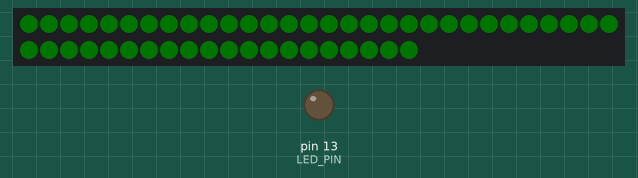
Simulated run of this sketch. Board: Arduino Uno, built with avr-gcc and run on an emulated ATmega328P. On the bench: 50 RGB LEDs in strip order, left to right, continuing on the next row, output pins drawn as LEDs (lit = HIGH). Dim RGB values are drawn brighter than linear.

Above: at 3.66 s.
At 16.76 s:
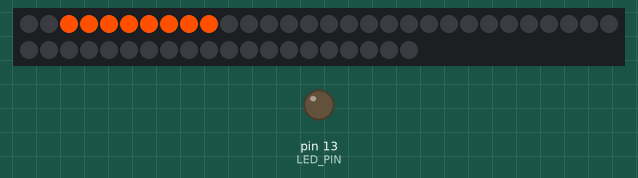
At 19.63 s:
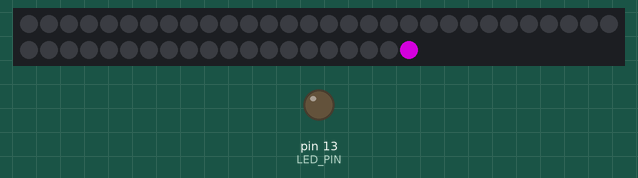
At 23.06 s:
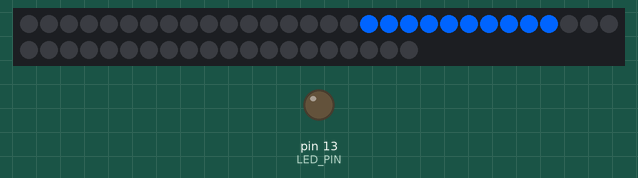
At 27.56 s:
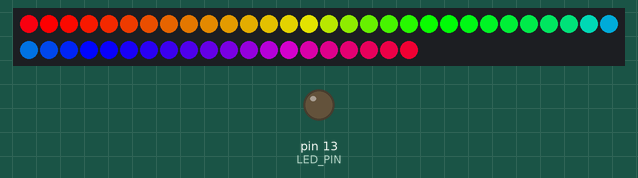
At 35.6 s:
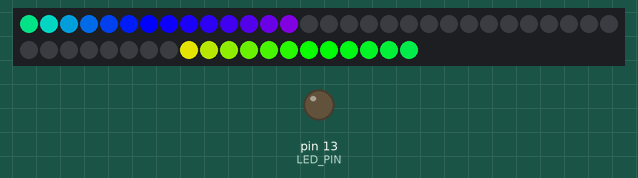

The sketch:

Animation.ino
```cpp
#include <FastLED.h>
#include "globals.h"
#include "debug_utils.h"
#include "colors.h"
#include "effect_utils.h"
#include "fill_effect.h"
#include "flash_effect.h"
#include "line_effect.h"
#include "repel_lines_effect.h"
#include "build_effect.h"

CRGBArray<LED_COUNT> leds;

void setup() {
  Serial.begin(9600);
  DEBUG_PRINTLN("Initialised Serial.");

  FastLED.addLeds<UCS1903B, DATA_PIN, BRG>(leds, LED_COUNT).setCorrection(TypicalSMD5050);
  DEBUG_PRINTLN("Initialised FastLED.");

  pinMode(LED_PIN, OUTPUT);
  digitalWrite(LED_PIN, LOW);
  DEBUG_PRINTLN("Initialisation complete.");
}

void loop() {
  fill_solid(leds, LED_COUNT, Color::Black);

  // Red and green flashes.
  RUN(flash(1000, 3000, Color::Red), NULL,                            flash(1000, 3000, Color::Red), NULL);
  RUN(NULL,                          flash(3500, 3000, Color::Green), NULL,                          flash(3500, 3000, Color::Green));
  RUN(flash(6000, 3000, Color::Red), NULL,                            flash(6000, 3000, Color::Red), NULL);
  RUN(NULL,                          flash(8500, 3000, Color::Green), NULL,                          flash(8500, 3000, Color::Green));

  // Fast line ups.
  RUN(lineUp(13000, 800, 4, Color::Blue),    lineUp(13500, 800, 4, Color::Blue),    lineUp(14000, 800, 4, Color::Blue),    lineUp(14500, 800, 4, Color::LightBlue));
  RUN(lineUp(14000, 800, 6, Color::Pink),    lineUp(14500, 800, 6, Color::Pink),    lineUp(15000, 800, 6, Color::Pink),    lineUp(15500, 800, 6, Color::Pink));
  RUN(lineUp(15000, 800, 8, Color::Gold),    lineUp(15500, 800, 8, Color::Gold),    lineUp(16000, 800, 8, Color::Gold),    lineUp(16500, 800, 8, Color::Gold));
  RUN(lineUp(16000, 800, 10, Color::Purple), lineUp(16500, 800, 10, Color::Purple), lineUp(17000, 800, 10, Color::Purple), lineUp(17500, 800, 10, Color::Purple));

  // Fast line downs.
  RUN(lineDown(18000, 800, 4, Color::Purple), lineDown(18500, 800, 4, Color::Purple), lineDown(19000, 800, 4, Color::Purple), lineDown(19500, 800, 4, Color::Purple));
  RUN(lineDown(19000, 800, 6, Color::Gold),   lineDown(19500, 800, 6, Color::Gold),   lineDown(20000, 800, 6, Color::Gold),   lineDown(20500, 800, 6, Color::Gold));
  RUN(lineDown(20000, 800, 8, Color::Pink),   lineDown(20500, 800, 8, Color::Pink),   lineDown(21000, 800, 8, Color::Pink),   lineDown(21500, 800, 8, Color::Pink));
  RUN(lineDown(21000, 800, 10, Color::Blue),  lineDown(21500, 800, 10, Color::Blue),  lineDown(22000, 800, 10, Color::Blue),  lineDown(22500, 800, 10, Color::LightBlue));

  // Rainbows.
  flash(25000, 5000, SpecialColor::Rainbow);
  attractLines(31000, 2000, 25, SpecialColor::Rainbow);
  repelLines(34000, 2000, 25, SpecialColor::Rainbow);

  // Consecutive colorful lines.
  RUN(lineUp(37000, 5000, 10, Color::Red),    lineUp(37000, 5000, 10, Color::Gold),   lineUp(37000, 5000, 10, Color::Purple), lineUp(37000, 5000, 10, Color::Pink));
  RUN(lineUp(37850, 5000, 10, Color::Green),  lineUp(37850, 5000, 10, Color::Red),    lineUp(37850, 5000, 10, Color::Gold),   lineUp(37850, 5000, 10, Color::Purple));
  RUN(lineUp(38700, 5000, 10, Color::Blue),   lineUp(38700, 5000, 10, Color::Green),  lineUp(38700, 5000, 10, Color::Red),    lineUp(38700, 5000, 10, Color::Gold));
  RUN(lineUp(39550, 5000, 10, Color::Pink),   lineUp(39550, 5000, 10, Color::Blue),   lineUp(39550, 5000, 10, Color::Green),  lineUp(39550, 5000, 10, Color::Red));
  RUN(lineUp(40400, 5000, 10, Color::Purple), lineUp(40400, 5000, 10, Color::Pink),   lineUp(40400, 5000, 10, Color::Blue),   lineUp(40400, 5000, 10, Color::Green));
  RUN(lineUp(41250, 5000, 50, Color::Gold),   lineUp(41250, 5000, 50, Color::Purple), lineUp(41250, 5000, 50, Color::Pink),   lineUp(41250, 5000, 50, Color::Blue));

  // Gradient lines.
  RUN(attractLines(47000, 3000, 50, SpecialColor::RedBlueGradient), repelLines(47000, 3000, 50, SpecialColor::BlueRedGradient),   attractLines(47000, 3000, 50, SpecialColor::RedBlueGradient), repelLines(47000, 3000, 50, SpecialColor::BlueRedGradient));
  RUN(repelLines(50000, 3000, 50, SpecialColor::BlueRedGradient),   attractLines(50000, 3000, 50, SpecialColor::RedBlueGradient), repelLines(50000, 3000, 50, SpecialColor::BlueRedGradient),   attractLines(50000, 3000, 50, SpecialColor::RedBlueGradient));

  flash(54000, 10000, SpecialColor::RedGoldSparkles);
  flash(63000, 10000, SpecialColor::BlueGreenSparkles);
  RUN(lineDown(72000, 10000, 50, SpecialColor::WhiteBlackSparkles), lineUp(72000, 10000, 50, SpecialColor::WhiteBlackSparkles), lineDown(72000, 10000, 50, SpecialColor::WhiteBlackSparkles), lineUp(72000, 10000, 50, SpecialColor::WhiteBlackSparkles));

  RUN(buildUp(83000, 5000, 5, Color::Red),   buildUp(83000, 5000, 5, Color::Green),   buildUp(83000, 5000, 5, Color::Blue),   buildUp(83000, 5000, 5, Color::Gold));
  RUN(fill(88000, 2000, Color::Red),         fill(88000, 2000, Color::Green),         fill(88000, 2000, Color::Blue),         fill(88000, 2000, Color::Gold));
  RUN(unbuildUp(90000, 5000, 5, Color::Red), unbuildUp(90000, 5000, 5, Color::Green), unbuildUp(90000, 5000, 5, Color::Blue), unbuildUp(90000, 5000, 5, Color::Gold));

  buildUp(96000, 10000, 10, SpecialColor::Rainbow);
  unbuildDown(106000, 10000, 10, SpecialColor::Rainbow);

  RUN(buildDown(117000, 10000, 10, SpecialColor::RedGoldSparkles),   buildUp(117000, 10000, 10, SpecialColor::BlueGreenSparkles),   buildDown(117000, 10000, 10, SpecialColor::WhiteBlackSparkles),   buildUp(117000, 10000, 10, SpecialColor::YellowPurpleSparkles));
  RUN(unbuildDown(127000, 10000, 10, SpecialColor::RedGoldSparkles), unbuildUp(127000, 10000, 10, SpecialColor::BlueGreenSparkles), unbuildDown(127000, 10000, 10, SpecialColor::WhiteBlackSparkles), unbuildUp(127000, 10000, 10, SpecialColor::YellowPurpleSparkles));

  FastLED.show();
  endAnimation(138000);
}

// Wait for PSU reset.
void endAnimation(uint32_t endMs) {
  while (getMillis() >= endMs) {
    digitalWrite(LED_PIN, HIGH);
    delay(1000);
  }
}
```

build_effect.cpp
```cpp
#include <FastLED.h>
#include "globals.h"
#include "debug_utils.h"
#include "colors.h"
#include "effect_utils.h"

void buildEffect(uint32_t startMs, uint32_t durationMs, uint8_t lineLength, CRGB color, bool up, bool reverse) {
  int progress = getProgress(startMs, startMs + durationMs);
  CHECK_PROGRESS(progress);

  if (reverse) {
    progress = 255 - progress;
  }

  int totalFragments = ceil(LED_COUNT / (float) lineLength),
      rightPos = (LED_COUNT * (totalFragments - 1)) + (lineLength * totalFragments);

  fillColor(0, LED_COUNT, progress, color);
  bool ledMask[LED_COUNT] = {};

  for (int i = 0; i < totalFragments; ++i) {
    int startPos = LED_COUNT * (i + 1) + lineLength * i;
    startPos -= round((LED_COUNT * totalFragments) * (progress / 255.0));

    int endPos = startPos + lineLength;
    startPos = min(LED_COUNT, max(lineLength * i, startPos));
    endPos = min(LED_COUNT, max(lineLength * (i + 1), endPos));

    for (int j = startPos; j < endPos; ++j) {
      ledMask[j] = true;
    }
  }

  for (uint8_t i = 0; i < LED_COUNT; ++i) {
    uint8_t index = up ? i : LED_COUNT - i - 1;
    if (!ledMask[index]) {
      leds[i] = Color::Black;
    }
  }
}

void buildUp(uint32_t startMs, uint32_t durationMs, uint8_t lineLength, CRGB color) {
  buildEffect(startMs, durationMs, lineLength, color, true, false);
}

void buildDown(uint32_t startMs, uint32_t durationMs, uint8_t lineLength, CRGB color) {
  buildEffect(startMs, durationMs, lineLength, color, false, false);
}

void unbuildUp(uint32_t startMs, uint32_t durationMs, uint8_t lineLength, CRGB color) {
  buildEffect(startMs, durationMs, lineLength, color, true, true);
}

void unbuildDown(uint32_t startMs, uint32_t durationMs, uint8_t lineLength, CRGB color) {
  buildEffect(startMs, durationMs, lineLength, color, false, true);
}
```

build_effect.h
```cpp
#ifndef BUILD_EFFECT_H
#define BUILD_EFFECT_H

#include <FastLED.h>

void buildUp(uint32_t startMs, uint32_t durationMs, uint8_t lineLength, CRGB color);
void buildDown(uint32_t startMs, uint32_t durationMs, uint8_t lineLength, CRGB color);
void unbuildUp(uint32_t startMs, uint32_t durationMs, uint8_t lineLength, CRGB color);
void unbuildDown(uint32_t startMs, uint32_t durationMs, uint8_t lineLength, CRGB color);

#endif
```

colors.h
```cpp
#ifndef COLORS_H
#define COLORS_H

#define SPECIAL_COLOR_RANGE_START 0x000001
#define SPECIAL_COLOR_RANGE_END 0x0000F0

// Regular colours (treated literally).
typedef enum {
  Black     = 0x000000,
  Blue      = 0x0000FF,
  Gold      = 0xFF5000,
  Green     = 0x00FF00,
  LightBlue = 0x0064FF,
  Magenta   = 0xFF0150,
  Orange    = 0xFF1400,
  Pink      = 0xC80A0A,
  Purple    = 0x900096,
  Red       = 0xFF0000,
  White     = 0xFFFFFF,
  Yellow    = 0xFF6400
} Color;

// Reserved color codes used to create custom effects.
typedef enum {
  Rainbow = 0x000001,
  BlueRedGradient = 0x000002,
  RedBlueGradient = 0x000003,
  RedGoldSparkles = 0x000004,
  BlueGreenSparkles = 0x000005,
  WhiteBlackSparkles = 0x000006,
  YellowPurpleSparkles = 0x000007,
} SpecialColor;

#endif
```

debug_utils.cpp
```cpp
#include <FastLED.h>
#include <WString.h>
#include "globals.h"

String getLedState(int ledCount) {
  char separator = '\0';

  String output = "";
  for (int i = 0; i < ledCount; ++i) {
    output += separator;
    output += '(';
    output += leds[i].r;
    output += ',';
    output += leds[i].g;
    output += ',';
    output += leds[i].b;
    output += ')';
    separator = ' ';
  }

  return output;
}
```

debug_utils.h
```cpp
#ifndef DEBUG_UTILS_H
#define DEBUG_UTILS_H

#include "globals.h"

#define DEBUG_ENABLED false

#if DEBUG_ENABLED == true
  #pragma message "Debug mode is enabled."
  #define DEBUG_PRINT(x) Serial.print(x);
  #define DEBUG_PRINTLN(x) Serial.println(x);
  #define DEBUG_LED_STATE() Serial.println(getLedState(LED_COUNT));
#else
  #define DEBUG_PRINT(x) NULL;
  #define DEBUG_PRINTLN(x) NULL;
  #define DEBUG_LED_STATE() NULL;
#endif

String getLedState(int ledCount);

#endif
```

effect_utils.cpp
```cpp
#include <Arduino.h>
#include "globals.h"
#include "colors.h"

#define STRIP_RANDOMNESS 5
#define SPARKLE_MOVEMENTS 3
#define SPARKLE_MOVEMENT_DISTANCE 7
#define SPARKLE_PATTERN_COUNT 8
#define SPARKLE_PATTERN_BITS 32

// 1 bits represent places where sparkles should occur.
const uint32_t SPARKLE_PATTERNS[SPARKLE_PATTERN_COUNT] = {
  0b00100100001010001001000100100010,
  0b01000010100100001010001000001010,
  0b00000100100010010010100100100001,
  0b10010000100000010100100010000101,
  0b10010001001000100101000010000100,
  0b00000100100010010010100100001001,
  0b01000010100100001010001000100010,
  0b00100100001010001001000100100010
};

bool isSpecialColor(CRGB color) {
  return color.r == 0 && color.g == 0 && color.b > 0 && color.b < 0x50;
}

void fillSparkle(uint8_t startLed, uint8_t ledCount, int progress, CRGB backgroundColor, CRGB sparkleColor) {
  fill_solid(&(leds[startLed]), ledCount, backgroundColor);

  for (byte i = 0; i < ledCount; ++i) {
    uint8_t patternIndex = (progress / 2) % SPARKLE_PATTERN_COUNT;
    uint8_t bitIndex = (i * STRIP) % SPARKLE_PATTERN_BITS;
    bool isSparkle = (SPARKLE_PATTERNS[patternIndex] >> bitIndex) & 1;
    if (isSparkle) {
      leds[startLed + i] = sparkleColor;
    }
  }
}

void fillColor(uint8_t startLed, uint8_t ledCount, int progress, CRGB color) {
    if (!isSpecialColor(color)) {
      fill_solid(&(leds[startLed]), ledCount, color);
    } else if (color == CRGB(SpecialColor::Rainbow)) {
      fill_rainbow(&(leds[startLed]), ledCount, progress * 2);
    } else if (color == CRGB(SpecialColor::BlueRedGradient)) {
      fill_gradient_RGB(&(leds[startLed]), ledCount, Color::Blue, Color::Purple, Color::Pink, Color::Red);
    } else if (color == CRGB(SpecialColor::RedBlueGradient)) {
      fill_gradient_RGB(&(leds[startLed]), ledCount, Color::Red, Color::Pink, Color::Purple, Color::Blue);
    } else if (color == CRGB(SpecialColor::RedGoldSparkles)) {
      fillSparkle(startLed, ledCount, progress, Color::Red, Color::Gold);
    } else if (color == CRGB(SpecialColor::BlueGreenSparkles)) {
      fillSparkle(startLed, ledCount, progress, Color::Blue, Color::Green);
    } else if (color == CRGB(SpecialColor::WhiteBlackSparkles)) {
      fillSparkle(startLed, ledCount, progress, Color::White, Color::Black);
    } else if (color == CRGB(SpecialColor::YellowPurpleSparkles)) {
      fillSparkle(startLed, ledCount, progress, Color::Yellow, Color::Purple);
    }
}

uint32_t getMillis() {
  uint32_t elapsedMs = millis();

  // Per-Arduino adjustment to compensate for variation in clock frequencies.
  if (TIME_CORRECTION_MS != 0) {
    elapsedMs += (elapsedMs / TIME_CORRECTION_MS) * TIME_CORRECTION_FACTOR;
  }
  return elapsedMs + START_MILLIS;
}

int getMappedProgress(unsigned long startMs, unsigned long endMs, uint8_t startValue, uint8_t endValue) {
  unsigned long currentMs = getMillis();

  if (currentMs < startMs || currentMs > endMs) {
    return -1;
  }

  return map(currentMs, startMs, endMs, startValue, endValue);
}

int getProgress(unsigned long startMs, unsigned long endMs) {
  return getMappedProgress(startMs, endMs, 0, 255);
}
```

effect_utils.h
```cpp
#ifndef EFFECT_UTILS_H
#define EFFECT_UTILS_H

/**
 * Convenience macro to quickly exit from a future or completed animation effect.
 */
#define CHECK_PROGRESS(progress) if (progress == -1) { return; }

/**
 * Returns the milliseconds elapsed since startup, taking into consideration the specified TIME_CORRECTION_MS.
 */
uint32_t getMillis();

/**
 * Fills the specified LEDS with the specified color (or special color effect).
 */
void fillColor(uint8_t startLed, uint8_t ledCount, int progress, CRGB color);

/**
 * Returns an integer to indicate the progress of an effect.
 * The number will be between 0 and 255 for an active effect, or -1 for a future or completed effect.
 */
int getProgress(uint32_t startMs, uint32_t endMs);

#endif
```

fill_effect.cpp
```cpp
#include <FastLED.h>
#include "globals.h"
#include "effect_utils.h"
#include "colors.h"

void fill(uint32_t startMs, uint32_t durationMs, CRGB color) {
  int progress = getProgress(startMs, startMs + durationMs);
  CHECK_PROGRESS(progress);

  fillColor(0, LED_COUNT, progress, color);
}
```

fill_effect.h
```cpp
#ifndef FILL_EFFECT_H
#define FILL_EFFECT_H

#include <FastLED.h>

void fill(uint32_t startMs, uint32_t durationMs, CRGB color);

#endif
```

flash_effect.cpp
```cpp
#include <FastLED.h>
#include "globals.h"
#include "debug_utils.h"
#include "effect_utils.h"
#include "colors.h"

void flash(uint32_t startMs, uint32_t durationMs, CRGB color) {
  int progress = getProgress(startMs, startMs + durationMs);
  CHECK_PROGRESS(progress);

  uint8_t darkness = cos8(progress);
  fillColor(0, LED_COUNT, progress, color);
  leds.fadeToBlackBy(darkness);
}
```

flash_effect.h
```cpp
#ifndef FLASH_EFFECT_H
#define FLASH_EFFECT_H

#include <FastLED.h>

void flash(uint32_t startMs, uint32_t durationMs, CRGB color);

#endif
```

globals.h
```cpp
#ifndef GLOBALS_H
#define GLOBALS_H

#include <FastLED.h>

// Strip can be between 1 and 4, for each pillar.
// This compiles the correct version of the app for each strip.
#define STRIP 4

// The Arduino pin with an inbuild LED.
#define LED_PIN 13

// Allows an animation to be started at a certain point.
// Useful for testing animations, but should be set to 0 for proper builds.
#define START_MILLIS 0

// LEDS in the strip.
#define LED_COUNT 50

// The LED strip controller chipset.
#define CHIPSET UCS1903B

// LED communication pin.
#define DATA_PIN 10

// Format of RGB data sent to the LED strip.
#define RGB_ORDER BRG

#if STRIP == 1
    #define RUN(A, B, C, D) A
    #define TIME_CORRECTION_MS 505
    #define TIME_CORRECTION_FACTOR 1
#elif STRIP == 2
    #define RUN(A, B, C, D) B
    #define TIME_CORRECTION_MS 300
    #define TIME_CORRECTION_FACTOR 1
#elif STRIP == 3
    #define RUN(A, B, C, D) C
    #define TIME_CORRECTION_MS 325
    #define TIME_CORRECTION_FACTOR 1
#elif STRIP == 4
    #define RUN(A, B, C, D) D
    #define TIME_CORRECTION_MS 555
    #define TIME_CORRECTION_FACTOR 1
#else
    #error STRIP must be between 1 and 4, inclusive.
#endif

extern CRGBArray<LED_COUNT> leds;

#endif
```

line_effect.cpp
```cpp
#include <FastLED.h>
#include "globals.h"
#include "debug_utils.h"
#include "colors.h"
#include "effect_utils.h"

void lineEffect(uint32_t startMs, uint32_t durationMs, uint8_t lineLength, CRGB color, bool up) {
  int progress = getProgress(startMs, startMs + durationMs);
  CHECK_PROGRESS(progress);

  int progressPct = map(progress, 0, 255, 0, 100);
  progressPct = up ? progressPct : 100 - progressPct;

  int startLed = round((LED_COUNT + lineLength) * progressPct / 100.0) - lineLength;
  int endLed = startLed + lineLength;

  startLed = constrain(startLed, 0, LED_COUNT);
  endLed = constrain(endLed, 0, LED_COUNT);

  if (startLed <= endLed) {
    fillColor(startLed, endLed - startLed, progress, color);
  }
}

void lineUp(uint32_t startMs, uint32_t durationMs, uint8_t lineLength, CRGB color) {
  lineEffect(startMs, durationMs, lineLength, color, true);
}

void lineDown(uint32_t startMs, uint32_t durationMs, uint8_t lineLength, CRGB color) {
  lineEffect(startMs, durationMs, lineLength, color, false);
}
```

line_effect.h
```cpp
#ifndef LINE_EFFECT_H
#define LINE_EFFECT_H

#include <FastLED.h>

void lineUp(uint32_t startMs, uint32_t durationMs, uint8_t lineLength, CRGB color);
void lineDown(uint32_t startMs, uint32_t durationMs, uint8_t lineLength, CRGB color);

#endif
```

repel_lines_effect.h
```cpp
#ifndef REPEL_LINES_EFFECT_H
#define REPEL_LINES_EFFECT_H

#include <FastLED.h>

void repelLines(uint32_t startMs, uint32_t durationMs, uint8_t lineLength, CRGB color);
void attractLines(uint32_t startMs, uint32_t durationMs, uint8_t lineLength, CRGB color);

#endif
```

Source omitted: repel_lines_effect.cpp (1560 bytes)
